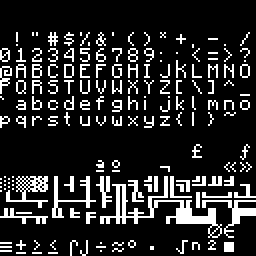
#> input picture resources/ascii.png, 128 x 128 px (shown 2 times larger)
$ python -i parsers.py   (imports and definitions only)
#> lines starting #> are read from the running program, lines starting #| are printed output that depends on the picture; after the words box and inside, x2 and y2 are one past the last pixel; in counts of white or black regions, pixels touching at a corner belong together
#> `picture = cv2.imread('resources/ascii.png', cv2.IMREAD_GRAYSCALE)`: picture: shape (128, 128); 15.5% white in thin lines or dots, all inside (x1, y1, x2, y2) = (0, 16, 128, 128)
import numpy as np
import cv2


class DescriptionParser:

    def __init__(self):
        pass

    @staticmethod
    def show(img, delay):
        cv2.imshow('lib', img)
        cv2.waitKey(delay)

    @staticmethod
    def crop(img):
        offsets = []
        for k in range(4):
            for i, line in enumerate(img):
                if any(line):
                    offsets.append(i)
                    break
            else:
                offsets.append(0)
            img = np.rot90(img)
#> this loop made 4 passes
#> pass 1, in crop, `img = np.rot90(img)`:
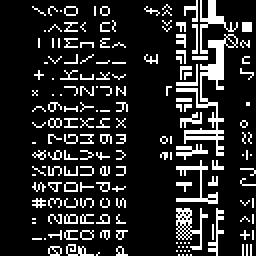
#> img: shape (128, 128) (shown 2 times larger); 15.5% white in thin lines or dots, all inside (x1, y1, x2, y2) = (16, 0, 128, 128)
#> pass 2, in crop, `img = np.rot90(img)`:
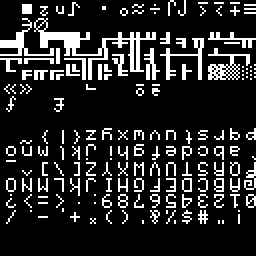
#> img: shape (128, 128) (shown 2 times larger); 15.5% white in thin lines or dots, all inside (x1, y1, x2, y2) = (0, 0, 128, 112)
#> pass 3, in crop, `img = np.rot90(img)`:
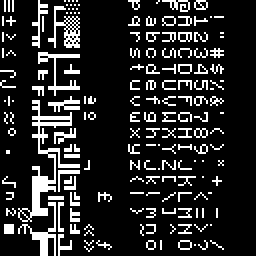
#> img: shape (128, 128) (shown 2 times larger); 15.5% white in thin lines or dots, all inside (x1, y1, x2, y2) = (0, 0, 112, 128)
#> after the loop, offsets = [16, 0, 0, 0]
        for i in range(2):
            offsets[1+i] = img.shape[1-i] - offsets[1+i]
#> after the loop, offsets = [16, 128, 128, 0]
        return img[offsets[0]:offsets[2], offsets[3]:offsets[1]]
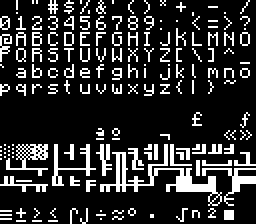
#> returned value: shape (112, 128) (shown 2 times larger); 17.7% white in thin lines or dots


    def load_example(self, img):
        self.hash_example = {}
        for i in range(128):
            if 48 <= i <= 57 or 65 <= i <= 90 or 97 <= i <= 122:
                x, y = (i % 16) * 8, (i // 16) * 8
                letter = DescriptionParser.crop(img[y:y+8, x:x+8])
                self.hash_example[hash(letter.tobytes())] = chr(i)


    def get_enchantment(self, img):
        img = cv2.threshold(img, 120, 255, cv2.THRESH_BINARY)[1]
        img = DescriptionParser.crop(img)

        letters = [[]]
        for x in range(img.shape[1]):
            if bool(letters[-1]) ^ any(img[-8:, x]):
                letters[-1].append(x)
                if len(letters[-1]) == 2:
                    letters.append([])
#> after the loop, letters = [[0, 6], [8, 13], [16, 21], [24, 29], [35, 39], [40, 44], [48, 53], [56, 62], [64, 68], [75, 77], [88, 94], [96, 100], [104, 108], [112, 117], []]
        letters.pop()

        out = []
        for letter in letters:
            h = hash(DescriptionParser.crop(img[-8:, letter[0]:letter[1]]).tobytes())
            out.append(self.hash_example[h])
#> this loop made 1 pass
#> (letter, h) on pass 1: ([0, 6], 1242337250232516613)
#> after the loop, out = []
        return ''.join(out)

>>> import cv2
>>> picture = cv2.imread('resources/ascii.png', cv2.IMREAD_GRAYSCALE)
#> (the run stopped early here; a loop or call above may not have finished)
